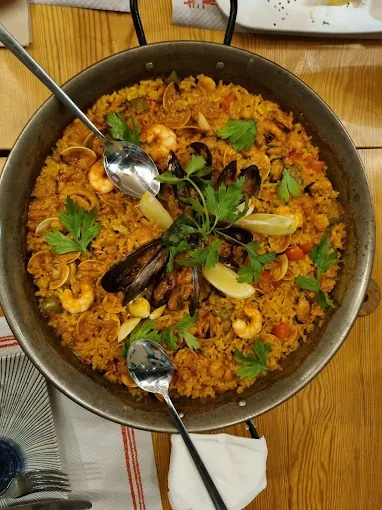
#> input picture produccion/da-tonino/reel-v4/referencias/paella.jpg, 382 x 510 px, given in place of mesa.png, which was not available
$ python preparar.py
#> lines starting #> are read from the running program, lines starting #| are printed output that depends on the picture; pictures that were not available may be replaced by others from this repository, and a replacement may not be noted
"""Recursos de «Tu agencia con IA» (28/09/2026): imágenes a su tamaño en promo/public/agencia/ y medidas
automáticas en promo/src/agencia/medidas.json (pantalla del móvil de papel y módulo oscuro del QR).
Uso: python produccion/society-agencia/scripts/preparar.py  (desde la raíz del repo)
"""
import json
import os

import numpy as np
import segno
from PIL import Image, ImageOps

RAIZ = os.path.abspath(os.path.join(os.path.dirname(__file__), '../../..'))
IMG = os.path.join(RAIZ, 'produccion/society-agencia/imagen')
PUB = os.path.join(RAIZ, 'promo/public/agencia')
SRC = os.path.join(RAIZ, 'promo/src/agencia')
QR_TEXTO = 'Society · tu agencia con IA'  # texto, no una web: el QR no lleva a ningún sitio inventado


def cubre(ruta, w, h, salida, calidad=90, centro=(0.5, 0.5)):
#> called with w = 1080, h = 1920, salida = 'mesa.jpg', calidad = 90, centro = (0.5, 0.5)
    im = Image.open(ruta).convert('RGB')
#> im is the input picture: PIL image 382x510 RGB; mean R, G, B 130.1, 97.9, 46.5
    ImageOps.fit(im, (w, h), Image.LANCZOS, centering=centro).save(os.path.join(PUB, salida), quality=calidad)
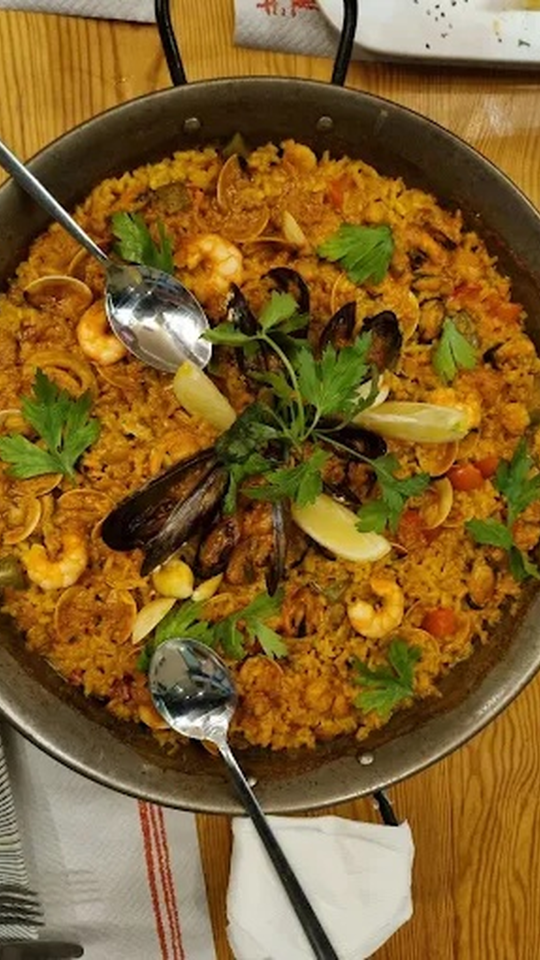
#> saved as mesa.jpg: PIL image 1080x1920 RGB (shown at 1/2 size); mean R, G, B 129.6, 96.5, 44


def main():
    os.makedirs(PUB, exist_ok=True)
    os.makedirs(SRC, exist_ok=True)
    cubre(f'{IMG}/mesa.png', 1080, 1920, 'mesa.jpg')
    cubre(f'{IMG}/collage.png', 1400, 2476, 'collage.jpg', 85)
#> call 2 of cubre, with w = 1400, h = 2476, salida = 'collage.jpg', calidad = 85, centro = (0.5, 0.5)
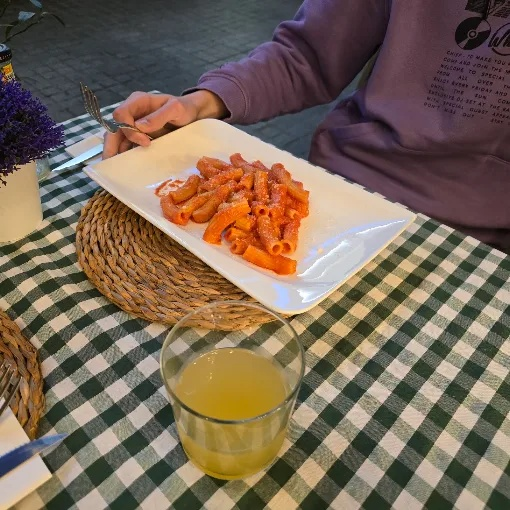
#> input picture produccion/da-tonino/reel-v4/referencias/rigatoni.jpg, 510 x 510 px, given in place of collage.png, which was not available
#> in cubre, im is the input picture: PIL image 510x510 RGB; mean R, G, B 122.1, 103.5, 86.5
#> in cubre (call 2), `ImageOps.fit(im, (w, h), Image.LANCZOS, centering=centro).save(os.path..`:
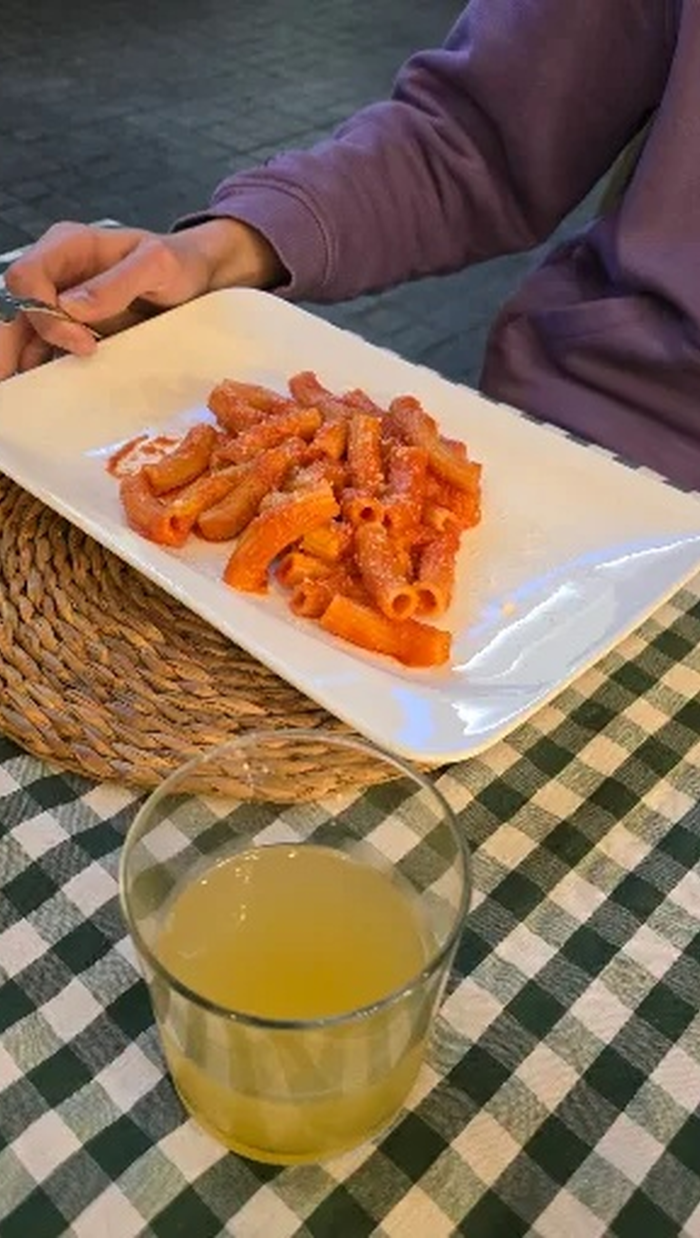
#> saved as collage.jpg: PIL image 1400x2476 RGB (shown at 1/2 size); mean R, G, B 134.9, 110.2, 87.7
    for i in (1, 2):
        cubre(f'{IMG}/lamina-{i}.png', 1080, 1350, f'lamina-{i}.jpg')
#> call 3 of cubre, with w = 1080, h = 1350, salida = 'lamina-1.jpg', calidad = 90, centro = (0.5, 0.5)
#> in cubre (call 3), `ImageOps.fit(im, (w, h), Image.LANCZOS, centering=centro).save(os.path..`:
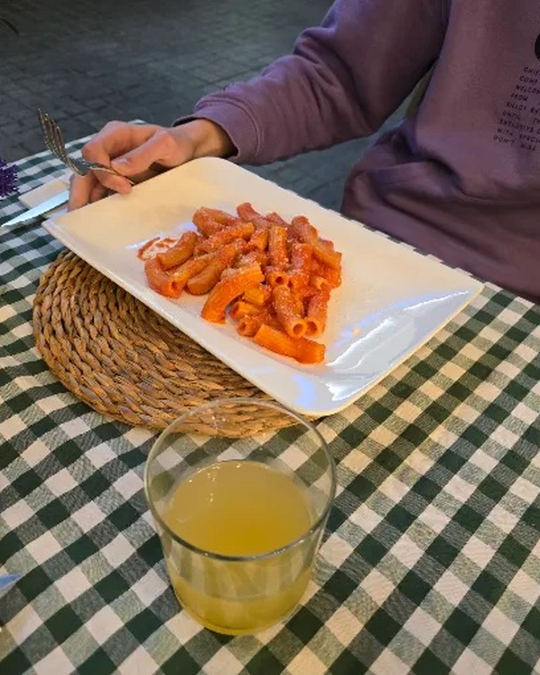
#> saved as lamina-1.jpg: PIL image 1080x1350 RGB (shown at 1/2 size); mean R, G, B 126.6, 106.6, 88.2
    # la tercera la eligió Víctor (28/09): su generación del 25/09 (hf_20260925_124628_d68d1d5f…)
    cubre(f'{IMG}/lamina-3-victor.png', 1080, 1350, 'lamina-3.jpg', centro=(0.5, 0.62))
    cubre(f'{IMG}/pov-movil.png', 1080, 1920, 'pov-movil.jpg')
    for n in ('post1', 'post2', 'post3', 'post4', 'grid'):
        cubre(f'{RAIZ}/posts/{n}.png', 640, 800, f'{n}.jpg')
    cubre(f'{RAIZ}/promo/public/caso/real-pizza.jpg', 800, 1000, 'pizza.jpg')
    cubre(f'{RAIZ}/promo/public/caso/real-sala.jpg', 800, 1000, 'sala.jpg')
    cubre(f'{RAIZ}/promo/public/anuncio/foto-movil-pizza.jpg', 1000, 1000, 'foto-movil.jpg')

    # mano con el móvil: a 820 px de ancho; la pantalla es el rectángulo casi negro más grande
    mano = Image.open(f'{IMG}/mano-movil.png').convert('RGBA')
    k = 820 / mano.width
    mano = mano.resize((820, round(mano.height * k)), Image.LANCZOS)
    mano.save(os.path.join(PUB, 'mano-movil.png'), optimize=True)
    a = np.asarray(mano, np.float32)
    negro = (a[..., 3] > 200) & (a[..., :3].max(-1) < 45)
    filas, cols = np.nonzero(negro.sum(1) > negro.shape[1] * 0.12)[0], np.nonzero(negro.sum(0) > negro.shape[0] * 0.12)[0]
    pantalla = {'x': int(cols.min()), 'y': int(filas.min()), 'w': int(cols.max() - cols.min()), 'h': int(filas.max() - filas.min())}

    # QR: imagen y el módulo oscuro más céntrico rodeado de oscuros (ahí entra la cámara)
    q = segno.make(QR_TEXTO, error='m')
    esc = 20
    q.save(os.path.join(PUB, 'qr.png'), scale=esc, border=0, dark='#141414', light='#ECE8DC')
    m = np.array([[bool(v) for v in fila] for fila in q.matrix])
    n = m.shape[0]
    mejor = None
    for r in range(1, n - 1):
        for c in range(1, n - 1):
            if m[r - 1:r + 2, c - 1:c + 2].all():
                d = (r - n / 2) ** 2 + (c - n / 2) ** 2
                if mejor is None or d < mejor[0]:
                    mejor = (d, r, c)
    _, r, c = mejor
    medidas = {'mano': {'w': mano.width, 'h': mano.height, 'pantalla': pantalla},
               'qr': {'lado': n * esc, 'modulos': n, 'oscuro': {'x': (c + 0.5) / n, 'y': (r + 0.5) / n},
                      'matriz': [''.join('1' if v else '0' for v in fila) for fila in m]}}
    with open(os.path.join(SRC, 'medidas.json'), 'w', encoding='utf-8') as f:
        json.dump(medidas, f, indent=1)
    print(json.dumps(medidas))


if __name__ == '__main__':
#> (the run stopped early here; a loop or call above may not have finished)
